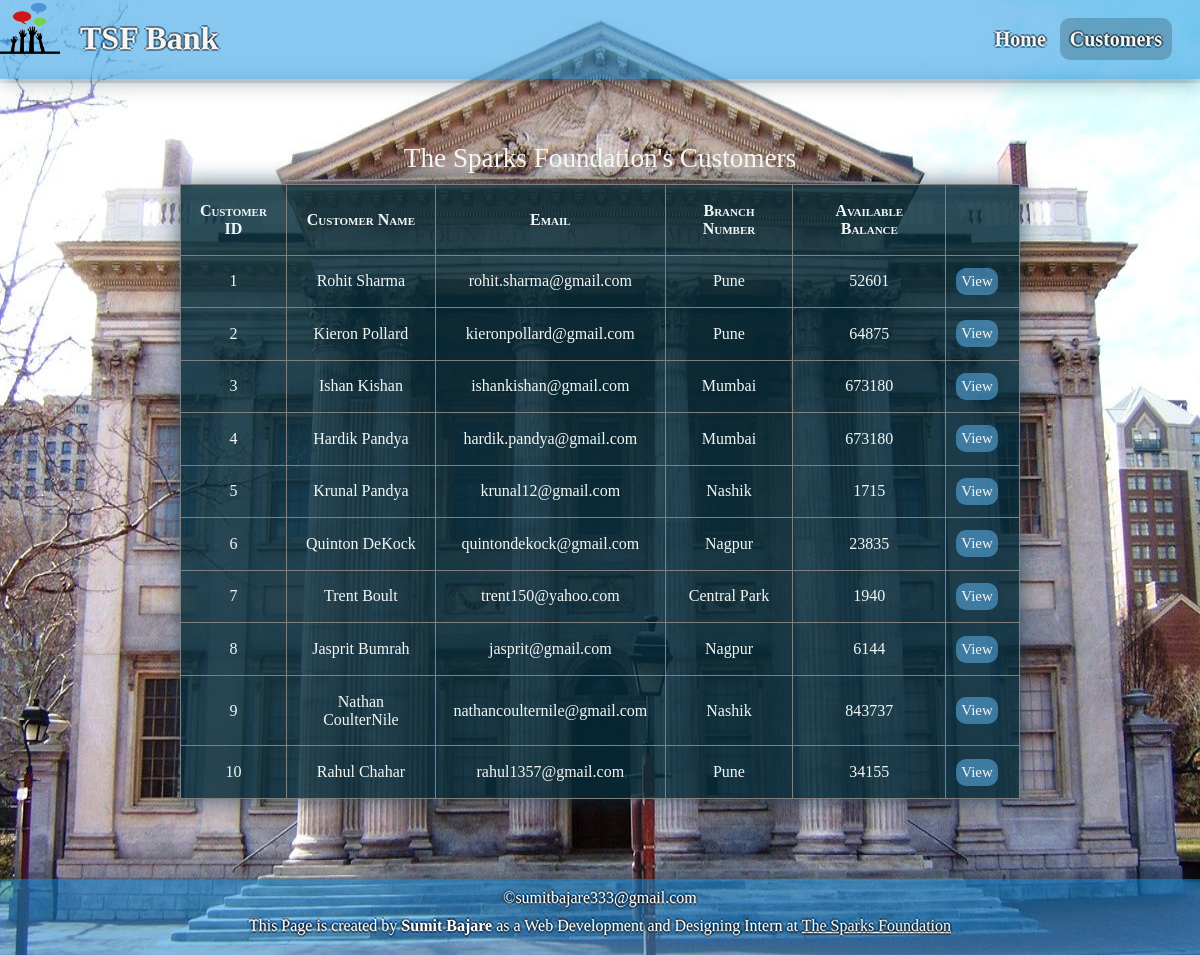
The page /view.php on the database its author committed.
### tables this page shows
CREATE TABLE `bankusers` (
  `CustomerID` int(5) NOT NULL,
  `AccountNumber` int(10) NOT NULL,
  `CustomerName` varchar(50) DEFAULT NULL,
  `Email` varchar(30) NOT NULL,
  `BranchName` varchar(50) DEFAULT NULL,
  `TotalWithdrawal` int(20) NOT NULL,
  `TotalDeposist` int(11) NOT NULL,
  `AvailableBalance` int(10) NOT NULL
);

### view.php (the view, shortened to what this page needs)
<!DOCTYPE html>
<html lang="en">
<head>
    <link rel="stylesheet" href="style_view.css">
</head>
<body>
    <header>
        <img src="tsf_logo.png" alt="bank logo">
        <h1>TSF Bank</h1>
        <nav id="nav_bar">
            <a href="index.html">Home</a>
            <a href="view.php" class="active">Customers</a>
        </nav>
    </header>
<div>
<?php
    $username="root";
    $password="Root@db123";
    $db="bankusers";
    $conn = new mysqli("localhost", $username,$password,$db) or die ("You are not Connected");
    $sqlget = 'SELECT * FROM bankusers';
    $sqldata = mysqli_query($conn,$sqlget) or die('Error Getting the data');
    echo "<table border='1'>
    <caption>The Sparks Foundation's Customers</caption>";
    echo "<tr>
        <th>Customer ID</th>
        <th>Customer Name</th>
        <th>Email</th>
        <th>Branch Number</th>
        <th>Available Balance</th>
        <th></th>
        </tr>";
    while($row = mysqli_fetch_array($sqldata, MYSQLI_ASSOC)){
        echo "<tr><td>";
            echo $row['CustomerID'];
        echo "</td><td>";
            echo $row['CustomerName'];
        echo "</td><td>";
            echo $row['Email'];
        echo "</td><td>";
            echo $row['BranchName'];
        echo "</td><td>";
            echo $row['AvailableBalance'];
        echo "</td><td class='view'>";
            echo "<button><a href='transfer.php?id=$row[CustomerID]'>View</button>";
        echo "</td></tr>";
    }
    echo "</table>";
?>
</div>
    <footer>
        &copy;<span>sumitbajare333@gmail.com</span>
        <p>This Page is created by <b>Sumit Bajare</b> as a Web Development and Designing Intern at <u> <a href="https://www.thesparksfoundationsingapore.org">The Sparks Foundation </a></u> </p>
    </footer>
</body>
</html>

### style_view.css (style rules this page uses)
* { margin: 0px; padding: 0px; font-family: 'Times New Roman', Times, serif; }
body { background-image: url("bank_bg.jpeg"); background-repeat: no-repeat; background-size: 100% 100%; -webkit-text-stroke: 1px solid black; }
header { display: inline-block; background-color: rgba(17, 143, 226, 0.5); width: 100%; color: whitesmoke; text-shadow: 2px 0px 0px rgba(0, 1, 2, 0.377), 0px 2px 0px rgba(0, 1, 2, 0.377), -2px 0px 0px rgba(0, 1, 2, 0.377), 0px -2px 0px rgba(0, 1, 2, 0.377); box-shadow: 2px 2px 20px rgba(17, 52, 77, 0.377); }
.active { background-color: rgba(0, 5, 8, 0.2); border-radius: 10px; }
header h1 { margin: 20px; float: left; }
header img { float: left; width: 60px; height: 60px; }
nav { float: right; padding: 28px; }
nav a { text-decoration: none; color: whitesmoke; font-size: 20px; font-weight: bolder; padding: 10px; }
div { color: whitesmoke; font-size: 16px; box-shadow: 2px 2px 20px rgba(17, 52, 77, 0.377); padding: 5% 15% 5% 15%; }
caption { font-size: 170%; margin-bottom: 10px; }
table { text-align: center; color: rgb(243, 247, 245); background-color: rgba(6, 44, 59, 0.829); box-shadow: 2px -2px 20px rgba(17, 52, 77, 0.377), -2px 2px 20px rgba(17, 52, 77, 0.377); width: 100%; border-collapse: collapse; margin-bottom: 20px; }
th { font-variant: small-caps; }
td, th { padding: 2%; }
button { border-radius: 10px; padding: 5px; font-size: 15px; display: block; border: transparent; background-color: rgba(87, 169, 224, 0.582); color: bisque; box-shadow: 2px 2px 20px rgba(17, 52, 77, 0.377); }
.view { padding: 10px; }
footer { clear: both; color: white; text-shadow: 2px 0px 0px rgba(0, 1, 2, 0.377), 0px 2px 0px rgba(0, 1, 2, 0.377), -2px 0px 0px rgba(0, 1, 2, 0.377), 0px -2px 0px rgba(0, 1, 2, 0.377); text-align: center; height: 10%; padding: 10px; box-shadow: 2px -2px 20px rgba(17, 52, 77, 0.377); background-color: rgba(17, 143, 226, 0.5); }
footer p { margin: 10px; }
a { text-decoration: none; color: whitesmoke; }

### rows shown on the page
bankusers: CustomerID "1", CustomerName "Rohit Sharma", Email "rohit.sharma@gmail.com", BranchName "Pune", AvailableBalance "52601"
bankusers: CustomerID "2", CustomerName "Kieron Pollard", Email "kieronpollard@gmail.com", BranchName "Pune", AvailableBalance "64875"
bankusers: CustomerID "3", CustomerName "Ishan Kishan", Email "ishankishan@gmail.com", BranchName "Mumbai", AvailableBalance "673180"
bankusers: CustomerID "4", CustomerName "Hardik Pandya", Email "hardik.pandya@gmail.com", BranchName "Mumbai", AvailableBalance "673180"
bankusers: CustomerID "5", CustomerName "Krunal Pandya", Email "krunal12@gmail.com", BranchName "Nashik", AvailableBalance "1715"
bankusers: CustomerID "6", CustomerName "Quinton DeKock", Email "quintondekock@gmail.com", BranchName "Nagpur", AvailableBalance "23835"
bankusers: CustomerID "7", CustomerName "Trent Boult", Email "trent150@yahoo.com", BranchName "Central Park", AvailableBalance "1940"
bankusers: CustomerID "8", CustomerName "Jasprit Bumrah", Email "jasprit@gmail.com", BranchName "Nagpur", AvailableBalance "6144"
bankusers: CustomerID "9", CustomerName "Nathan CoulterNile", Email "nathancoulternile@gmail.com", BranchName "Nashik", AvailableBalance "843737"
bankusers: CustomerID "10", CustomerName "Rahul Chahar", Email "rahul1357@gmail.com", BranchName "Pune", AvailableBalance "34155"
